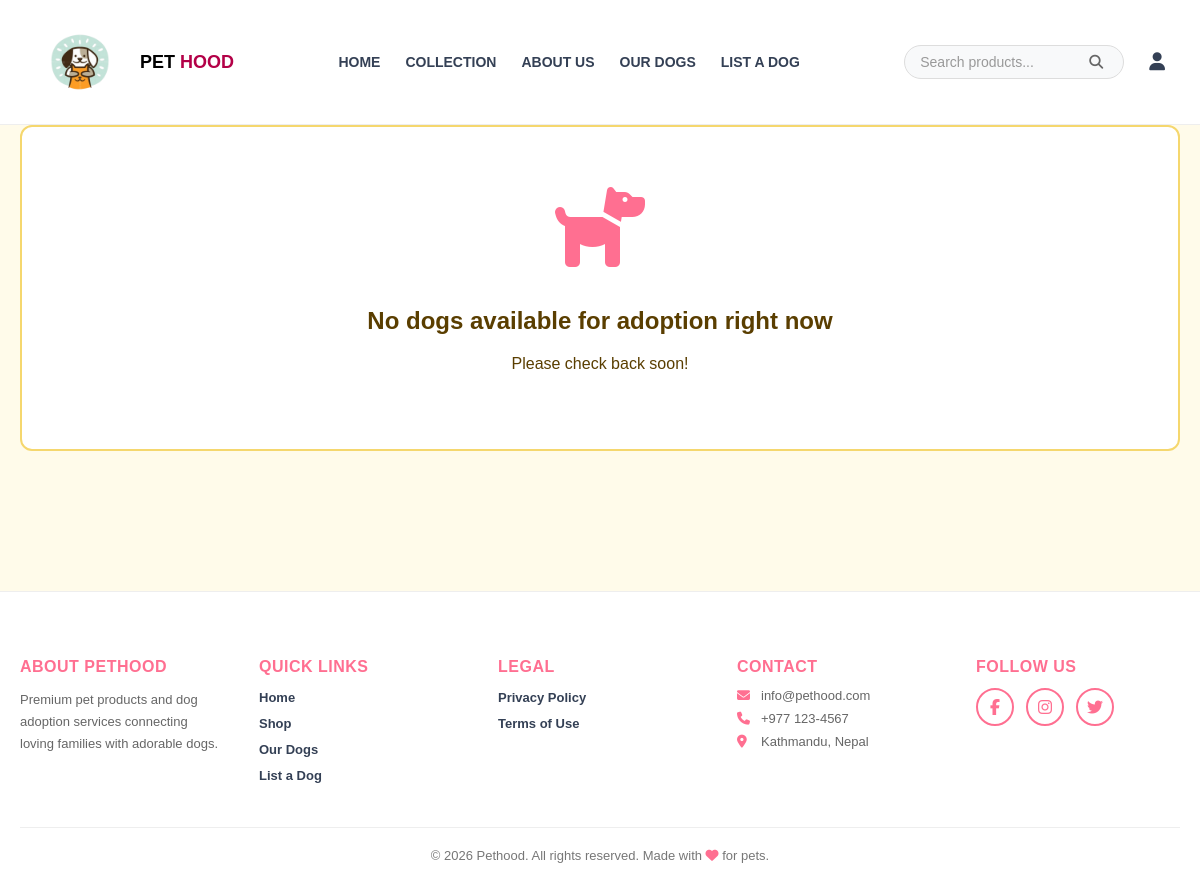
The app's page /adoption/, older data.
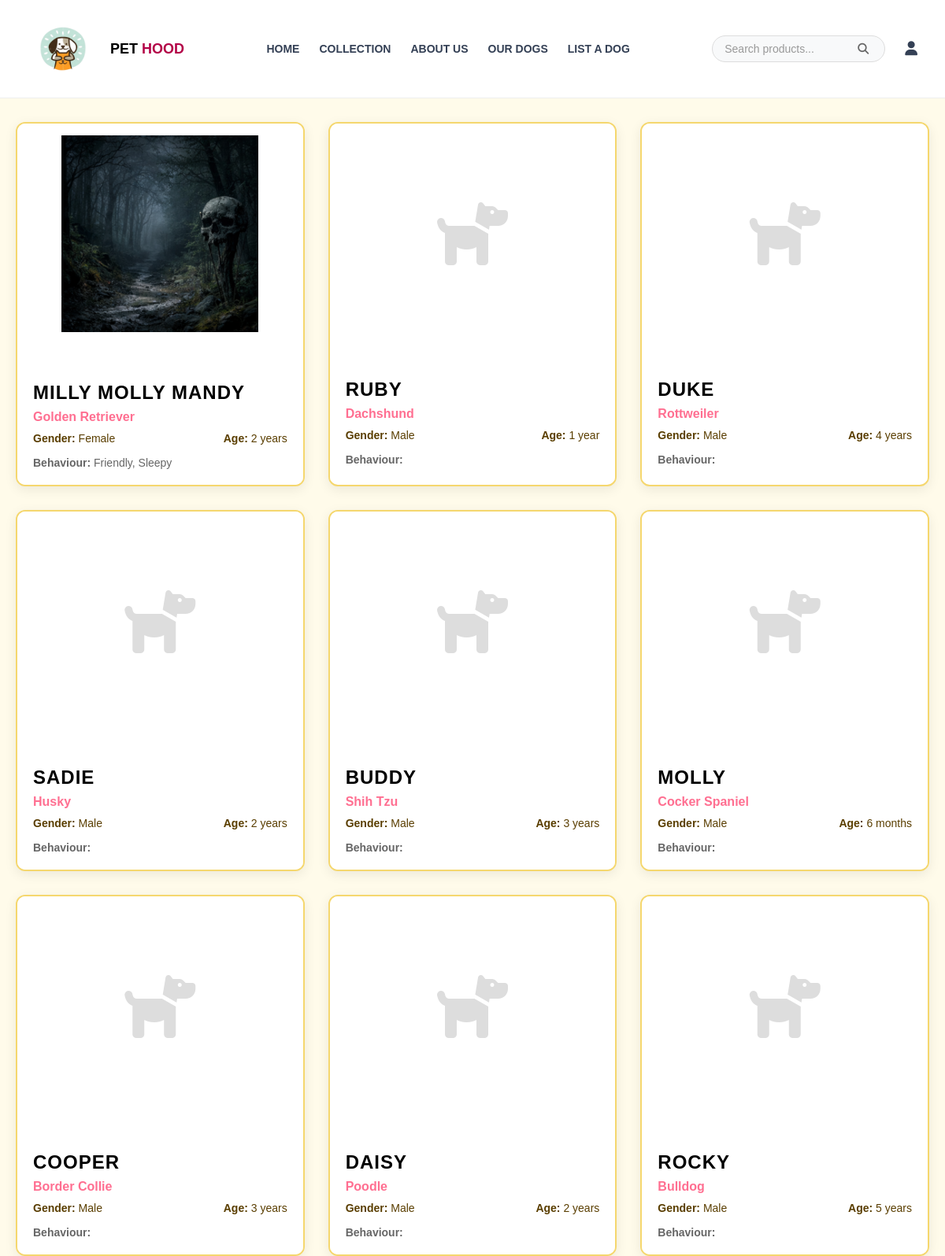
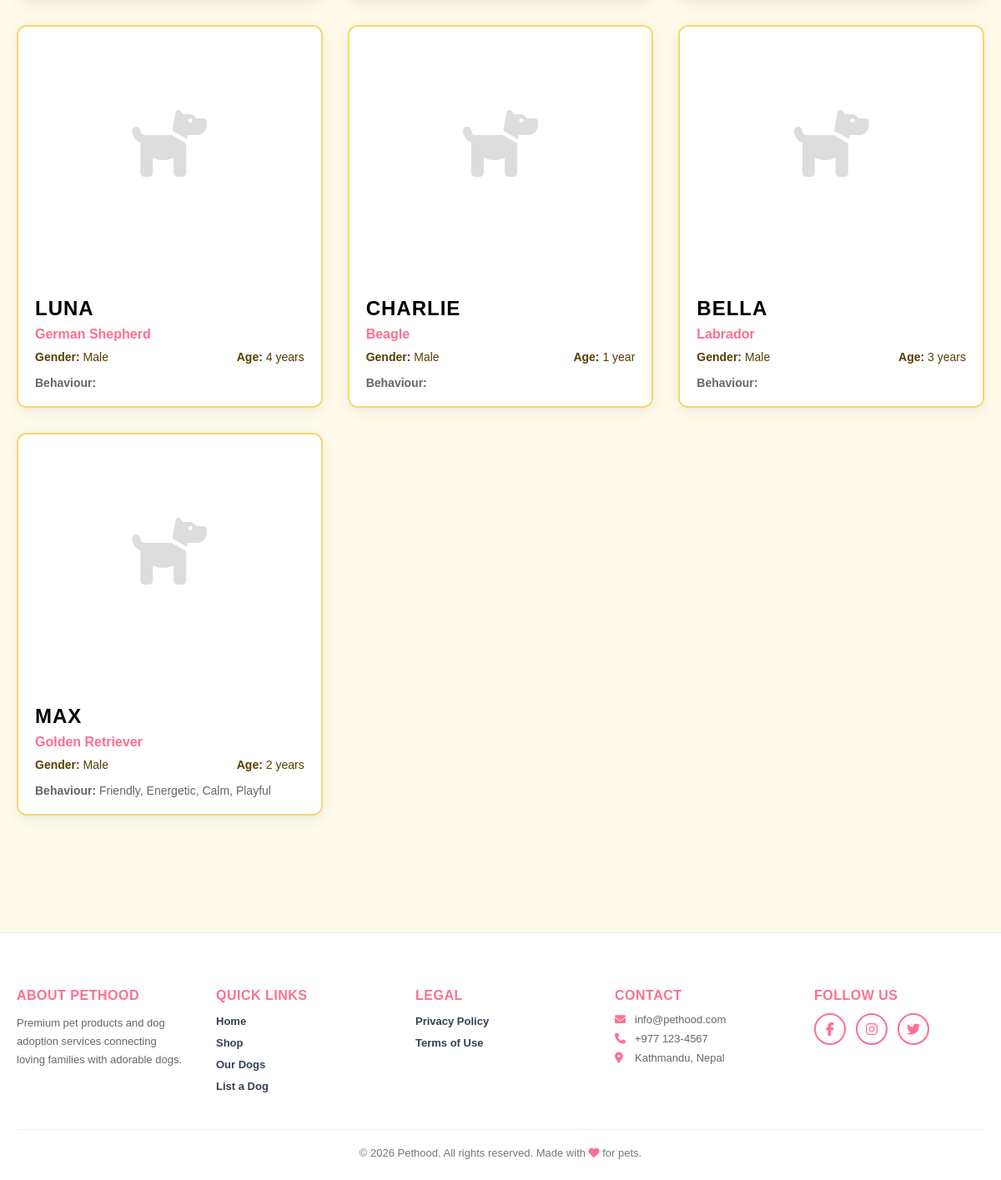
The same page, newer data (2 pictures, top to bottom).
### dog/models.py (models this page shows, shortened)
class Dog(models.Model):
    GENDER_CHOICES = [
        ('male', 'Male'),
        ('female', 'Female'),
    ]
    name = models.CharField(max_length=100)
    slug = models.SlugField(max_length=150, unique=True, blank=True)
    breed = models.CharField(max_length=100)
    gender = models.CharField(max_length=10, choices=GENDER_CHOICES, default='male')
    age = models.CharField(max_length=50)  # e.g., "2 years", "6 months"
    behaviour = models.CharField(max_length=200, help_text="e.g., Friendly, Energetic, Calm, Playful")
    description = models.TextField()
    price = models.DecimalField(max_digits=10, decimal_places=2, help_text="Adoption fee", default=0)
    image = models.ImageField(upload_to='dogs/', blank=True, null=True)
    lister = models.ForeignKey(User, on_delete=models.CASCADE, related_name='listed_dogs', null=True, blank=True)
    location = models.CharField(max_length=100, help_text="City or area", blank=True)
    is_approved = models.BooleanField(default=False, help_text="Admin approval status")
    is_adopted = models.BooleanField(default=False)
    created_at = models.DateTimeField(auto_now_add=True)
    updated_at = models.DateTimeField(auto_now=True)
    class Meta:
        ordering = ['-created_at']

### dog/views.py (the view)
# urls.py: path('', views.dog_list, name='dog_list'),
def dog_list(request):
    dogs = Dog.objects.filter(is_adopted=False, is_approved=True)
    context = {
        'dogs': dogs,
        'total_dogs': dogs.count()
    }
    return render(request, 'dog_list.html', context)

### shop/context_processors.py (called while the page is built)
def cart_count(request):
    if request.user.is_authenticated:
        cart, _ = Cart.objects.get_or_create(user=request.user)
        count = cart.items.count()
    else:
        count = 0
    return {'cart_count': count}

### templates/dog_list.html (shortened to what this page needs)
{% extends 'base.html' %}
{% load static %}
{% block content %}
<div class="adoption-container">
    {% if dogs %}
    <div class="dogs-grid">
        {% for dog in dogs %}
        <a href="{% url 'dog:dog_detail' dog.slug %}" class="dog-card">
            {% if dog.image %}
            <img src="{{ dog.image.url }}" alt="{{ dog.name }}" class="dog-image">
            {% else %}
            <div class="dog-image" style="display: flex; align-items: center; justify-content: center; background: #fff; color: #ddd; font-size: 80px; padding: 15px;">
                <i class="fas fa-dog"></i>
            </div>
            {% endif %}
            <div class="dog-info">
                <h3 class="dog-name">{{ dog.name }}</h3>
                <div class="dog-breed">{{ dog.breed }}</div>
                <div class="dog-details">
                    <span><strong>Gender:</strong> {{ dog.get_gender_display }}</span>
                    <span><strong>Age:</strong> {{ dog.age }}</span>
                </div>
                <div class="dog-behaviour" style="font-size: 14px; color: #666; margin-top: 10px;">
                    <strong>Behaviour:</strong> {{ dog.behaviour }}
                </div>
            </div>
        </a>
        {% endfor %}
    </div>
    {% else %}
    <div class="no-dogs">
        <i class="fas fa-dog"></i>
        <h2>No dogs available for adoption right now</h2>
        <p>Please check back soon!</p>
    </div>
    {% endif %}
</div>
{% endblock %}

### templates/base.html (shortened to what this page needs)
{% load static %}
<!DOCTYPE html>
<html lang="en">
<head>
  <link rel="stylesheet" href="https://cdnjs.cloudflare.com/ajax/libs/font-awesome/6.5.0/css/all.min.css" />
  <link rel="stylesheet" href="{% static 'base.css' %}" />
</head>
<body>
  <header class="navbar">
    <div class="logo">
      <img src="{% static 'logo.png' %}" alt="Pethood Logo" />
      <span class="brand">PET <span class="brand-highlight">HOOD</span></span>
    </div>
    <nav class="nav-links" id="navLinks">
      <a href="{% url 'home' %}">HOME</a>
      <a href="{% url 'shop_home' %}">COLLECTION</a>
      <a href="{% url 'about_us' %}">ABOUT US</a>
      <a href="{% url 'dog:dog_list' %}">OUR DOGS</a>
      <a href="{% url 'dog:add_dog_listing' %}">LIST A DOG</a>
    </nav>
    <div class="icons">
      <form action="{% url 'search' %}" method="GET" class="search-container">
        <input type="text" name="q" class="search-bar" placeholder="Search products..." value="{{ request.GET.q }}">
        <button type="submit" class="search-icon" style="background: none; border: none; cursor: pointer;">
        </button>
      </form>
      <div class="user-dropdown">
        <div class="user-icon" id="userIcon">
          <i class="fas fa-user"></i>
        </div>
      </div>
    </div>
  </header>
  {% block content %}{% endblock %}
  <footer style="background: #fff; color: #333; padding: 50px 20px 25px; margin-top: 80px; border-top: 1px solid #eee;">
    <div style="max-width: 1200px; margin: 0 auto;">
      <div style="display: grid; grid-template-columns: repeat(auto-fit, minmax(200px, 1fr)); gap: 35px; margin-bottom: 35px;">
        <div>
          <h3 style="color: #ff6f91; margin-bottom: 12px; font-size: 16px; font-weight: 600; text-transform: uppercase; letter-spacing: 0.5px;">About Pethood</h3>
          <p style="color: #666; line-height: 1.7; font-size: 13px;">Premium pet products and dog adoption services connecting loving families with adorable dogs.</p>
        </div>
        <div>
          <h3 style="color: #ff6f91; margin-bottom: 12px; font-size: 16px; font-weight: 600; text-transform: uppercase; letter-spacing: 0.5px;">Quick Links</h3>
          <ul style="list-style: none; padding: 0; margin: 0;">
            <li style="margin-bottom: 8px;"><a href="{% url 'home' %}" style="color: #344055; text-decoration: none; font-size: 13px; font-weight: 600; transition: color 0.3s;">Home</a></li>
            <li style="margin-bottom: 8px;"><a href="{% url 'shop_home' %}" style="color: #344055; text-decoration: none; font-size: 13px; font-weight: 600; transition: color 0.3s;">Shop</a></li>
            <li style="margin-bottom: 8px;"><a href="{% url 'dog:dog_list' %}" style="color: #344055; text-decoration: none; font-size: 13px; font-weight: 600; transition: color 0.3s;">Our Dogs</a></li>
            <li style="margin-bottom: 8px;"><a href="{% url 'dog:add_dog_listing' %}" style="color: #344055; text-decoration: none; font-size: 13px; font-weight: 600; transition: color 0.3s;">List a Dog</a></li>
          </ul>
        </div>
        <div>
          <h3 style="color: #ff6f91; margin-bottom: 12px; font-size: 16px; font-weight: 600; text-transform: uppercase; letter-spacing: 0.5px;">Legal</h3>
          <ul style="list-style: none; padding: 0; margin: 0;">
            <li style="margin-bottom: 8px;"><a href="{% url 'privacy_policy' %}" style="color: #344055; text-decoration: none; font-size: 13px; font-weight: 600; transition: color 0.3s;">Privacy Policy</a></li>
            <li style="margin-bottom: 8px;"><a href="{% url 'terms_of_use' %}" style="color: #344055; text-decoration: none; font-size: 13px; font-weight: 600; transition: color 0.3s;">Terms of Use</a></li>
          </ul>
        </div>
        <div>
          <h3 style="color: #ff6f91; margin-bottom: 12px; font-size: 16px; font-weight: 600; text-transform: uppercase; letter-spacing: 0.5px;">Contact</h3>
          <ul style="list-style: none; padding: 0; margin: 0;">
            <li style="margin-bottom: 8px; color: #666; font-size: 13px;"><i class="fas fa-envelope" style="margin-right: 8px; color: #ff6f91; width: 16px;"></i>info@pethood.com</li>
            <li style="margin-bottom: 8px; color: #666; font-size: 13px;"><i class="fas fa-phone" style="margin-right: 8px; color: #ff6f91; width: 16px;"></i>+977 123-4567</li>
            <li style="margin-bottom: 8px; color: #666; font-size: 13px;"><i class="fas fa-map-marker-alt" style="margin-right: 8px; color: #ff6f91; width: 16px;"></i>Kathmandu, Nepal</li>
          </ul>
        </div>
        <div>
          <h3 style="color: #ff6f91; margin-bottom: 12px; font-size: 16px; font-weight: 600; text-transform: uppercase; letter-spacing: 0.5px;">Follow Us</h3>
          <div style="display: flex; gap: 12px;">
            <a href="#" style="width: 38px; height: 38px; background: #fff; border: 2px solid #ff6f91; border-radius: 50%; display: flex; align-items: center; justify-content: center; color: #ff6f91; font-size: 16px; text-decoration: none; transition: all 0.3s;"><i class="fab fa-facebook-f"></i></a>
            <a href="#" style="width: 38px; height: 38px; background: #fff; border: 2px solid #ff6f91; border-radius: 50%; display: flex; align-items: center; justify-content: center; color: #ff6f91; font-size: 16px; text-decoration: none; transition: all 0.3s;"><i class="fab fa-instagram"></i></a>
            <a href="#" style="width: 38px; height: 38px; background: #fff; border: 2px solid #ff6f91; border-radius: 50%; display: flex; align-items: center; justify-content: center; color: #ff6f91; font-size: 16px; text-decoration: none; transition: all 0.3s;"><i class="fab fa-twitter"></i></a>
          </div>
        </div>
      </div>
      <div style="border-top: 1px solid #eee; padding-top: 20px; text-align: center;">
        <p style="color: #777; font-size: 13px; margin: 0;">&copy; 2026 Pethood. All rights reserved. Made with <i class="fas fa-heart" style="color: #ff6f91;"></i> for pets.</p>
      </div>
    </div>
  </footer>
</body>
</html>

### static/base.css (style rules this page uses)
* { box-sizing: border-box; }
body { margin: 0; font-family: Arial, sans-serif; }
.navbar { display: flex; align-items: center; justify-content: space-between; padding: 12px 30px; background: #fff; border-bottom: 1px solid #eee; position: relative; flex-wrap: nowrap; gap: 20px; }
.logo { display: flex; align-items: center; z-index: 1001; flex-shrink: 0; flex: 0 0 auto; }
.logo img { height: 100px; margin-right: 10px; object-fit: contain; }
.brand { font-size: 18px; font-weight: bold; color: #000; white-space: nowrap; }
.brand-highlight { color: #b30047; }
.nav-links { display: flex; gap: 25px; justify-content: center; flex: 1 1 auto; max-width: fit-content; margin: 0 auto; }
.nav-links > a { text-decoration: none; color: #344055; font-weight: 600; font-size: 14px; position: relative; white-space: nowrap; }
.icons { display: flex; align-items: center; gap: 20px; font-size: 18px; color: #344055; flex-shrink: 0; flex: 0 0 auto; }
.search-container { position: relative; display: flex; align-items: center; }
.search-bar { padding: 8px 40px 8px 15px; border: 1px solid #ddd; border-radius: 25px; outline: none; width: 220px; transition: all 0.3s; font-size: 14px; background-color: #f8f9fa; }
.search-bar::placeholder { color: #999; }
.search-icon { position: absolute; right: 15px; color: #666; pointer-events: none; font-size: 14px; }
.user-dropdown { position: relative; }
.user-icon { cursor: pointer; padding: 5px; }
.user-icon { position: relative; }

### templates/dog_list.html (style rules this page uses)
body { background: #fffbea; font-family: Arial, sans-serif; }
.adoption-container { max-width: 1200px; margin: 0 auto; padding: 0 20px 60px; }
.dogs-grid { display: grid; grid-template-columns: repeat(auto-fill, minmax(320px, 1fr)); gap: 30px; margin-top: 30px; }
.dog-card { background: #fff; border-radius: 12px; overflow: hidden; box-shadow: 0 4px 15px rgba(0,0,0,0.08); transition: transform 0.3s, box-shadow 0.3s, border-color 0.3s; text-decoration: none; color: inherit; display: block; border: 2px solid #f5d76e; }
.dog-image { width: 100%; height: 280px; object-fit: contain; background: #fff; padding: 15px; }
.dog-info { padding: 20px; background: #fff; }
.dog-name { font-size: 24px; font-weight: bold; color: #000; margin-bottom: 8px; text-transform: uppercase; letter-spacing: 1px; }
.dog-breed { font-size: 16px; color: #ff6f91; font-weight: 600; margin-bottom: 10px; }
.dog-details { display: flex; justify-content: space-between; margin-bottom: 15px; font-size: 14px; color: #5a3e00; }

Row changes from the older to the newer data that the page shows:
added Dog: image (picture), name "MILLY MOLLY MANDY", breed "Golden Retriever", gender "Female", age "2 years", behaviour "Friendly, Sleepy"
added Dog: name "RUBY", breed "Dachshund", gender "Male", age "1 year"
added Dog: name "DUKE", breed "Rottweiler", gender "Male", age "4 years"
added Dog: name "SADIE", breed "Husky", gender "Male", age "2 years"
added Dog: name "BUDDY", breed "Shih Tzu", gender "Male", age "3 years"
added Dog: name "MOLLY", breed "Cocker Spaniel", gender "Male", age "6 months"
added Dog: name "COOPER", breed "Border Collie", gender "Male", age "3 years"
added Dog: name "DAISY", breed "Poodle", gender "Male", age "2 years"
added Dog: name "ROCKY", breed "Bulldog", gender "Male", age "5 years"
added Dog: name "LUNA", breed "German Shepherd", gender "Male", age "4 years"
added Dog: name "CHARLIE", breed "Beagle", gender "Male", age "1 year"
added Dog: name "BELLA", breed "Labrador", gender "Male", age "3 years"
added Dog: name "MAX", breed "Golden Retriever", gender "Male", age "2 years", behaviour "Friendly, Energetic, Calm, Playful"
Text that changed along with them:
text no longer shown: "No dogs available for adoption right now Please check back soon!"
